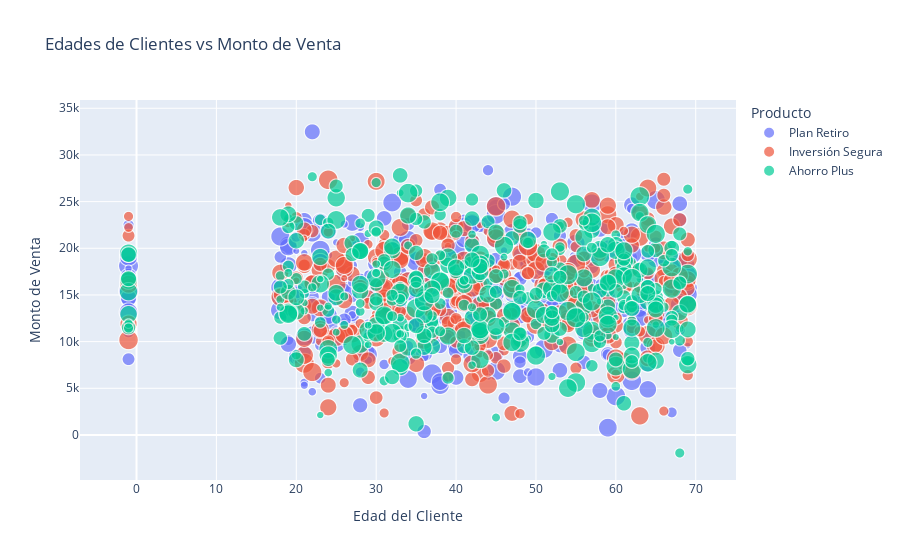

Here is the notebook cell this chart was saved with:
### Code cell
fig2 = px.scatter(
    df,
    x="Edad del Cliente",
    y="Monto de Venta",
    color="Producto",
    size="% Clientes Nuevos",
    hover_data=["Inversión en Publicidad", "Participación en Campañas"],
    title="Edades de Clientes vs Monto de Venta"
)

fig2.show()

### Figure 1 — Plotly figure (JSON) as saved in the notebook; plotly's stock layout.template omitted (floating-point values rounded to 4 significant figures; data arrays with more than 128 entries replaced by an {"elided": "..."} marker saying what was removed)
{"data": [{"customdata": {"elided": "378x2 mixed values"}, "hovertemplate": "Producto=Plan Retiro<br>Edad del Cliente=%{x}<br>Monto de Venta=%{y}<br>% Clientes Nuevos=%{marker.size}<br>Inversión en Publicidad=%{customdata[0]}<br>Participación en Campañas=%{customdata[1]}<extra></extra>", "legendgroup": "Plan Retiro", "marker": {"color": "#636efa", "size": {"elided": "378 float values"}, "sizemode": "area", "sizeref": 0.00225, "symbol": "circle"}, "mode": "markers", "name": "Plan Retiro", "showlegend": true, "type": "scattergl", "x": {"elided": "378 int values"}, "xaxis": "x", "y": {"elided": "378 float values"}, "yaxis": "y"}, {"customdata": {"elided": "390x2 mixed values"}, "hovertemplate": "Producto=Inversión Segura<br>Edad del Cliente=%{x}<br>Monto de Venta=%{y}<br>% Clientes Nuevos=%{marker.size}<br>Inversión en Publicidad=%{customdata[0]}<br>Participación en Campañas=%{customdata[1]}<extra></extra>", "legendgroup": "Inversión Segura", "marker": {"color": "#EF553B", "size": {"elided": "390 float values"}, "sizemode": "area", "sizeref": 0.00225, "symbol": "circle"}, "mode": "markers", "name": "Inversión Segura", "showlegend": true, "type": "scattergl", "x": {"elided": "390 int values"}, "xaxis": "x", "y": {"elided": "390 float values"}, "yaxis": "y"}, {"customdata": {"elided": "407x2 mixed values"}, "hovertemplate": "Producto=Ahorro Plus<br>Edad del Cliente=%{x}<br>Monto de Venta=%{y}<br>% Clientes Nuevos=%{marker.size}<br>Inversión en Publicidad=%{customdata[0]}<br>Participación en Campañas=%{customdata[1]}<extra></extra>", "legendgroup": "Ahorro Plus", "marker": {"color": "#00cc96", "size": {"elided": "407 float values"}, "sizemode": "area", "sizeref": 0.00225, "symbol": "circle"}, "mode": "markers", "name": "Ahorro Plus", "showlegend": true, "type": "scattergl", "x": {"elided": "407 int values"}, "xaxis": "x", "y": {"elided": "407 float values"}, "yaxis": "y"}], "layout": {"legend": {"itemsizing": "constant", "title": {"text": "Producto"}, "tracegroupgap": 0}, "title": {"text": "Edades de Clientes vs Monto de Venta"}, "xaxis": {"anchor": "y", "domain": [0, 1], "title": {"text": "Edad del Cliente"}}, "yaxis": {"anchor": "x", "domain": [0, 1], "title": {"text": "Monto de Venta"}}}}
